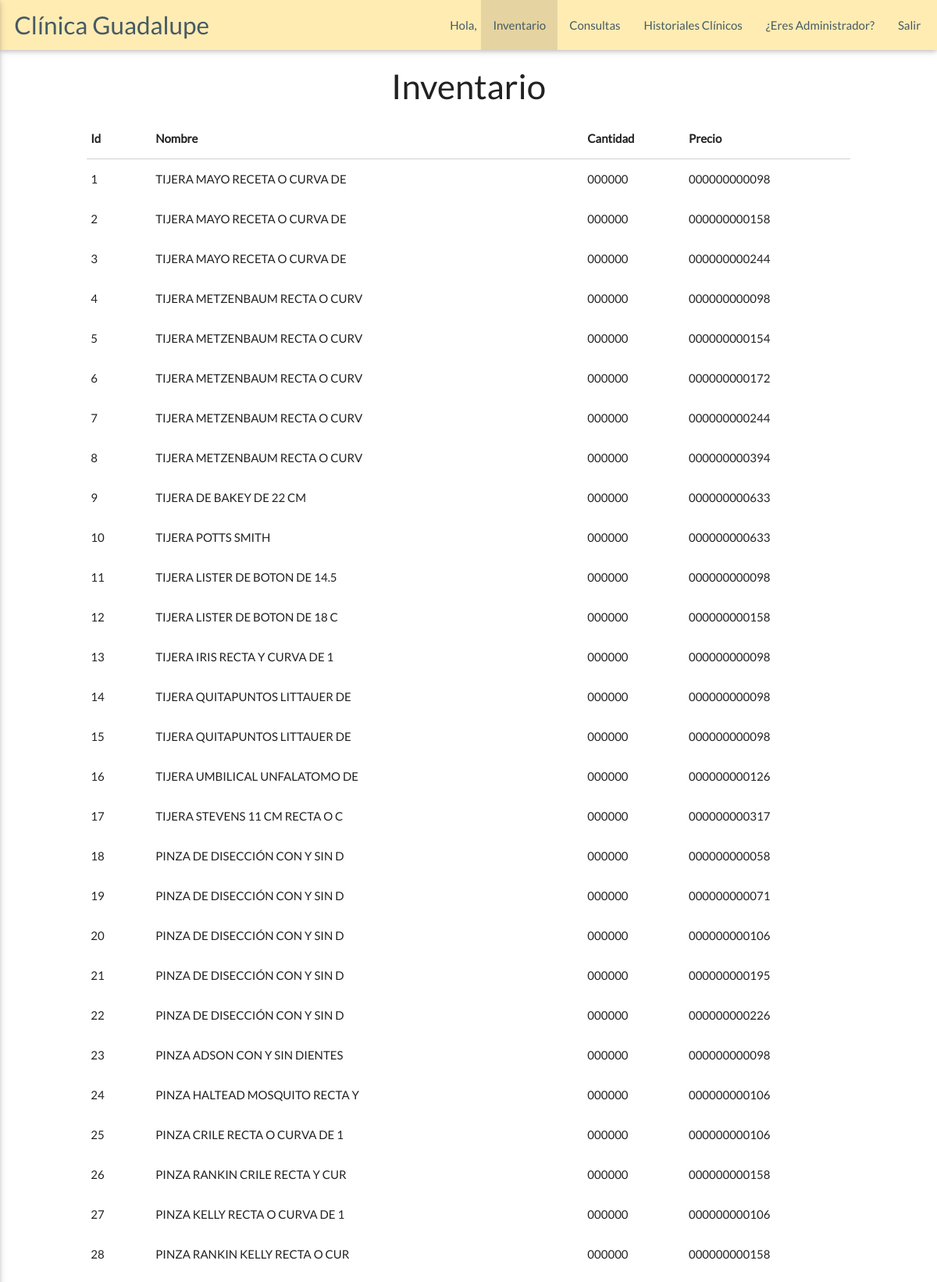
/doc_inventario.php (upper part), run on the app's committed database.
### tables this page shows
CREATE TABLE `inventario` (
  `idInventario` int(5) NOT NULL,
  `Nombre` varchar(30) NOT NULL,
  `Cantidad` int(6) UNSIGNED ZEROFILL NOT NULL,
  `Precio` float UNSIGNED ZEROFILL NOT NULL
);

### doc_inventario.php (the view, shortened to what this page needs)
<?php
include("./conexion.php");
$nom = $_SESSION['nom'];
$pat = $_SESSION['pat'];
$mat = $_SESSION['mat'];
?>
<!DOCTYPE html>
<html lang="es">
  <head>
    <link href="css/materialize.css" type="text/css" rel="stylesheet" media="screen,projection"/>
    <link href="css/style.css" type="text/css" rel="stylesheet" media="screen,projection"/>
  </head>
  <body>
    <main>
      <div class="navbar-fixed">
        <nav>
          <div class="nav-wrapper amber lighten-4">
            <a class="brand-logo" href="index.html">&nbsp;&nbsp;&nbsp;Clínica Guadalupe</a>
            <ul class="right hide-on-med-and-down">
              <li class=""><span class="gray">Hola, <?php echo $nom.' '.$pat.' '.$mat;?>&nbsp;</span></li>
              <li class="active"><a href="doc_inventario.php">Inventario</a></li>
              <li class=""><a href="doc_consultas.php">Consultas</a></li>
              <li class=""><a href="doc_historiales.php">Historiales Clínicos</a></li>
              <li class=""><a href="admin.php">¿Eres Administrador?</a></li>
              <li class=""><a href="index.html">Salir&nbsp;&nbsp;</a></li>
          </div>
        </nav>
      </div>
  <div class="row">
    <div class="col offset-m1 m10">
    <h3 class="center">Inventario</h3>
    <table class="highlight responsive-table">
      <thead>
          <tr>
              <th>Id</th>
              <th>Nombre</th>
              <th>Cantidad</th>
              <th>Precio</th>
          </tr>
      </thead>
      <tbody>
      <?php
        $res = mysqli_query($conector,"SELECT * FROM inventario");
        while ($fila = mysqli_fetch_array($res)){
          $id = utf8_encode($fila["idInventario"]);
          $nom = utf8_encode($fila["Nombre"]);
          $cant = utf8_encode($fila["Cantidad"]);
          $pre = utf8_encode($fila["Precio"]);
          echo '<tr><td>'.$id."</td> <td>".$nom."</td> <td>".$cant."</td> <td>".$pre.'</td></tr>';
        }
      ?>
    </tbody>
    </table>
    </div>
  </div>
    </main>
  </body>
</html>

### css/style.css (style rules this page uses)
html { line-height: 1.4; text-align: justify; }
.row { margin-bottom: 0px; }
nav ul a, nav .brand-logo { color: #455a64; }
body { display: flex; min-height: 100vh; flex-direction: column; font-family: Lato; }
main { flex: 1 0 auto; }
a { color: #fff; text-decoration: none; }
.gray { color: #455a64; }

### data on the page
inventario: idInventario "1", Nombre "TIJERA MAYO RECETA O CURVA DE", Cantidad "000000", Precio "000000000098"
inventario: idInventario "2", Nombre "TIJERA MAYO RECETA O CURVA DE", Cantidad "000000", Precio "000000000158"
inventario: idInventario "3", Nombre "TIJERA MAYO RECETA O CURVA DE", Cantidad "000000", Precio "000000000244"
inventario: idInventario "4", Nombre "TIJERA METZENBAUM RECTA O CURV", Cantidad "000000", Precio "000000000098"
inventario: idInventario "5", Nombre "TIJERA METZENBAUM RECTA O CURV", Cantidad "000000", Precio "000000000154"
inventario: idInventario "6", Nombre "TIJERA METZENBAUM RECTA O CURV", Cantidad "000000", Precio "000000000172"
inventario: idInventario "7", Nombre "TIJERA METZENBAUM RECTA O CURV", Cantidad "000000", Precio "000000000244"
inventario: idInventario "8", Nombre "TIJERA METZENBAUM RECTA O CURV", Cantidad "000000", Precio "000000000394"
inventario: idInventario "9", Nombre "TIJERA DE BAKEY DE 22 CM", Cantidad "000000", Precio "000000000633"
inventario: idInventario "10", Nombre "TIJERA POTTS SMITH", Cantidad "000000", Precio "000000000633"
inventario: idInventario "11", Nombre "TIJERA LISTER DE BOTON DE 14.5", Cantidad "000000", Precio "000000000098"
inventario: idInventario "12", Nombre "TIJERA LISTER DE BOTON DE 18 C", Cantidad "000000", Precio "000000000158"
inventario: idInventario "13", Nombre "TIJERA IRIS RECTA Y CURVA DE 1", Cantidad "000000", Precio "000000000098"
inventario: idInventario "14", Nombre "TIJERA QUITAPUNTOS LITTAUER DE", Cantidad "000000", Precio "000000000098"
inventario: idInventario "15", Nombre "TIJERA QUITAPUNTOS LITTAUER DE", Cantidad "000000", Precio "000000000098"
inventario: idInventario "16", Nombre "TIJERA UMBILICAL UNFALATOMO DE", Cantidad "000000", Precio "000000000126"
inventario: idInventario "17", Nombre "TIJERA STEVENS 11 CM RECTA O C", Cantidad "000000", Precio "000000000317"
inventario: idInventario "18", Nombre "PINZA DE DISECCIÓN CON Y SIN D", Cantidad "000000", Precio "000000000058"
inventario: idInventario "19", Nombre "PINZA DE DISECCIÓN CON Y SIN D", Cantidad "000000", Precio "000000000071"
inventario: idInventario "20", Nombre "PINZA DE DISECCIÓN CON Y SIN D", Cantidad "000000", Precio "000000000106"
inventario: idInventario "21", Nombre "PINZA DE DISECCIÓN CON Y SIN D", Cantidad "000000", Precio "000000000195"
inventario: idInventario "22", Nombre "PINZA DE DISECCIÓN CON Y SIN D", Cantidad "000000", Precio "000000000226"
inventario: idInventario "23", Nombre "PINZA ADSON CON Y SIN DIENTES", Cantidad "000000", Precio "000000000098"
inventario: idInventario "24", Nombre "PINZA HALTEAD MOSQUITO RECTA Y", Cantidad "000000", Precio "000000000106"
inventario: idInventario "25", Nombre "PINZA CRILE RECTA O CURVA DE 1", Cantidad "000000", Precio "000000000106"
inventario: idInventario "26", Nombre "PINZA RANKIN CRILE RECTA Y CUR", Cantidad "000000", Precio "000000000158"
inventario: idInventario "27", Nombre "PINZA KELLY RECTA O CURVA DE 1", Cantidad "000000", Precio "000000000106"
inventario: idInventario "28", Nombre "PINZA RANKIN KELLY RECTA O CUR", Cantidad "000000", Precio "000000000158"
